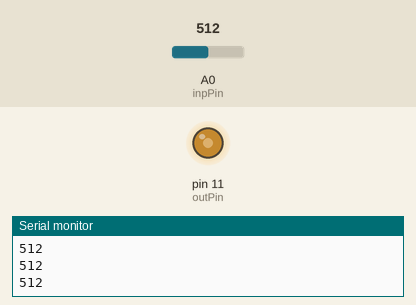
Simulated run of this sketch. Board: Arduino Uno, built with avr-gcc and run on an emulated ATmega328P. Parts: output pins drawn as LEDs (lit = HIGH), the last lines printed to the serial monitor. The inputs (shaded band) are chosen by the test bench; at power-on: A0 (inpPin) = 512.

Above: at 1.2 s.
1.3 s: A0 (inpPin) set to 716
At 1.7 s:
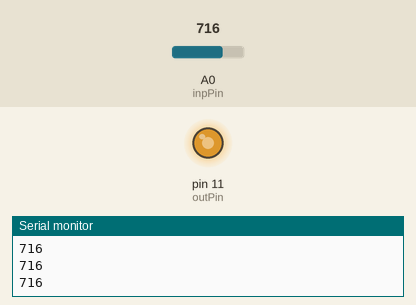
2.8 s: A0 (inpPin) set to 900
At 4.0 s:
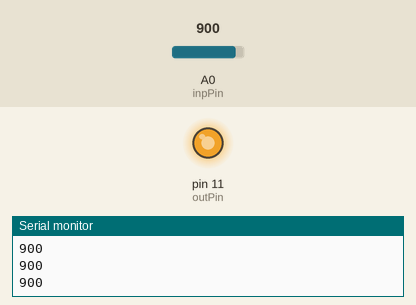
4.3 s: A0 (inpPin) set to 122
At 5.2 s:
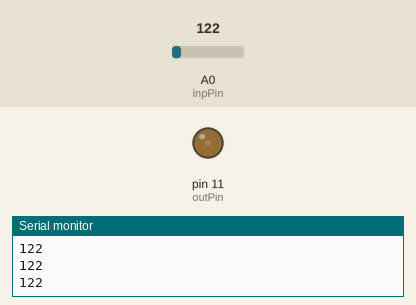
5.8 s: A0 (inpPin) set to 0
At 6.4 s:
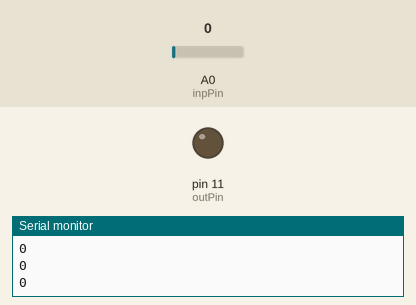
7.3 s: A0 (inpPin) set to 511
At 8.6 s:
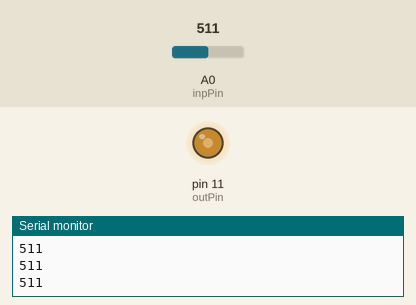
Timing chart, 0 to 9.8 s (numbered marks = the images above; inputs shaded):
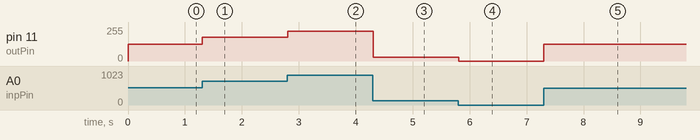

The sketch:

Oppgave5.ino
```cpp
int inpPin = A0;
int outPin = 11;

void setup() {
  Serial.begin(9600);
  pinMode(inpPin, INPUT);
}

void loop() {
  int inputValue = analogRead(inpPin);
  int outputValue = map(inputValue, 0, 1023, 0, 255);
  Serial.println(inputValue);

  analogWrite(outPin, outputValue);

  delay(10);
}
```

Measured:
- after the input at 1.3 s, pin 11 (outPin): 127/255 → 178/255 at once
- after the input at 2.8 s, pin 11 (outPin): 178/255 → 224/255 at once
- after the input at 4.3 s, pin 11 (outPin): 224/255 → 30/255 at once
- after the input at 5.8 s, pin 11 (outPin): 30/255 → 0/255 at once
- after the input at 7.3 s, pin 11 (outPin): 0/255 → 127/255 at once
